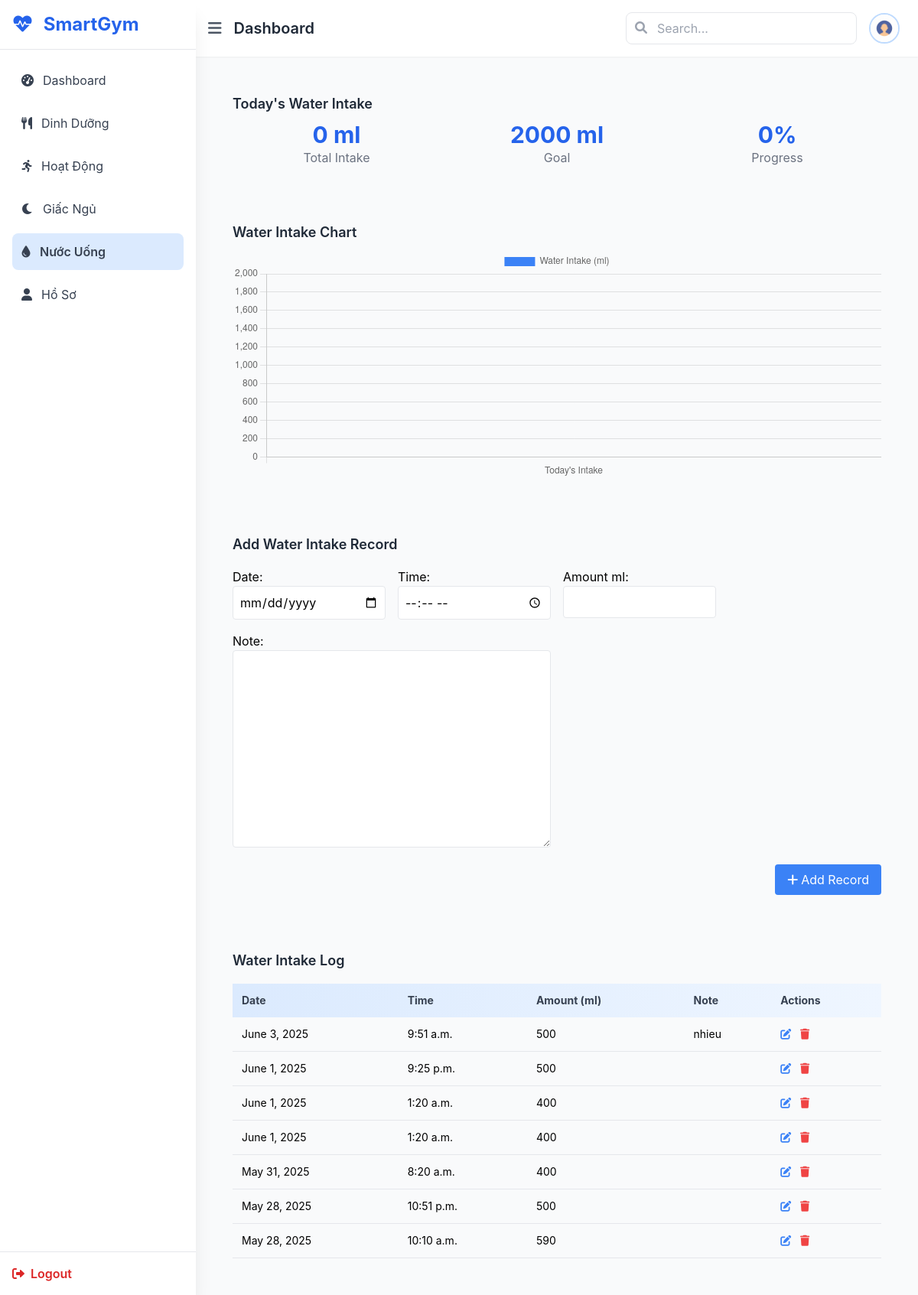
/water_intake/ (signed in), run on the app's committed database.
### hydration/models.py (models this page shows, shortened)
class WaterIntake(models.Model):
    user = models.ForeignKey(settings.AUTH_USER_MODEL, on_delete=models.CASCADE)
    date = models.DateField()
    time = models.TimeField()
    amount_ml = models.PositiveIntegerField()
    note = models.TextField(blank=True)

### main/views.py (the view)
# urls.py: path('water_intake/', views.water_intake, name='water_intake'),
@login_required
def water_intake(request):
    user = request.user
    today = date.today()
    if request.method == 'POST':
        form = WaterIntakeForm(request.POST)
        if form.is_valid():
            entry = form.save(commit=False)
            entry.user = user
            entry.save()
            return redirect('water_intake')
    else:
        form = WaterIntakeForm()
    today_entries = WaterIntake.objects.filter(user=user, date=today)
    total_today = today_entries.aggregate(total=Sum('amount_ml'))['total'] or 0
    all_entries = WaterIntake.objects.filter(user=user).order_by('-date', '-time')
    return render(request, 'main/water_intake.html', {
        'form': form,
        'entries': all_entries,
        'total_today': total_today,
        'goal_ml': 2000,
    })

### hydration/forms.py
class WaterIntakeForm(forms.ModelForm):
    class Meta:
        model = WaterIntake
        fields = ['date', 'time', 'amount_ml', 'note']
        widgets = {
            'date': forms.DateInput(attrs={'type': 'date'}),
            'time': forms.TimeInput(attrs={'type': 'time'}),
        }

### main/templatetags/form_filters.py (called while the page is built)
@register.filter(name='add_class')
def add_class(field, css_class):
    try:
        return field.as_widget(attrs={"class": css_class})
    except AttributeError:
        return field  # fallback nếu field không có .as_widget

@register.filter
def progress_percent(current, goal):
    try:
        return round((current / goal) * 100)
    except (ZeroDivisionError, TypeError):
        return 0

### main/templates/main/water_intake.html (shortened to what this page needs)
{% extends 'main/base.html' %}
{% load form_filters %}
{% block content %}
<div class="card p-6 rounded-lg mb-6">
    <h3 class="text-lg font-semibold text-gray-800 mb-2">Today's Water Intake</h3>
    <div class="grid grid-cols-1 md:grid-cols-3 text-center gap-4">
        <div>
            <p class="text-3xl font-bold text-blue-600">{{ total_today }} ml</p>
            <p class="text-gray-500">Total Intake</p>
        </div>
        <div>
            <p class="text-3xl font-bold text-blue-600">{{ goal_ml }} ml</p>
            <p class="text-gray-500">Goal</p>
        </div>
        <div>
            <p class="text-3xl font-bold text-blue-600">{{ total_today|progress_percent:goal_ml }}%</p>
            <p class="text-gray-500">Progress</p>
        </div>
    </div>
  </div>
<div class="card p-6 rounded-lg mb-6">
    <h3 class="text-lg font-semibold text-gray-800 mb-2">Water Intake Chart</h3>
    <div class="chart-container">
        <canvas id="waterChart"></canvas>
    </div>
</div>
<div class="card p-6 rounded-lg mb-6">
  <h3 class="text-lg font-semibold text-gray-800 mb-4">Add Water Intake Record</h3>
  <form method="POST" class="grid grid-cols-1 md:grid-cols-4 gap-4">
      <div>
        {{ form.date.label_tag }}
        {{ form.date|add_class:"w-full p-2 border rounded" }}
      </div>
      <div>
        {{ form.time.label_tag }}
        {{ form.time|add_class:"w-full p-2 border rounded" }}
      </div>
      <div>
        {{ form.amount_ml.label_tag }}
        {{ form.amount_ml|add_class:"w-full p-2 border rounded" }}
      </div>
      <div class="md:col-span-2">
        {{ form.note.label_tag }}
        {{ form.note|add_class:"w-full p-2 border rounded" }}
      </div>
      <div class="md:col-span-4 flex justify-end">
          <button type="submit" class="bg-blue-500 text-white px-4 py-2 rounded hover:bg-blue-600">
              <i class="fas fa-plus mr-1"></i>Add Record
          </button>
      </div>
  </form>
</div>
<div class="card p-6 rounded-lg">
  <h3 class="text-lg font-semibold text-gray-800 mb-4">Water Intake Log</h3>
  <div class="overflow-x-auto">
      <table class="w-full text-left text-sm">
          <thead class="bg-gradient-to-r from-blue-100 to-blue-50 text-gray-700">
              <tr>
                  <th class="p-3">Date</th>
                  <th class="p-3">Time</th>
                  <th class="p-3">Amount (ml)</th>
                  <th class="p-3">Note</th>
                  <th class="p-3">Actions</th>
              </tr>
          </thead>
          <tbody>
              {% for entry in entries %}
              <tr class="border-b">
                  <td class="p-3">{{ entry.date }}</td>
                  <td class="p-3">{{ entry.time }}</td>
                  <td class="p-3">{{ entry.amount_ml }}</td>
                  <td class="p-3">{{ entry.note }}</td>
                  <td class="p-3">
                      <a href="{% url 'edit_water' entry.id %}" class="text-blue-500 hover:text-blue-700 mr-2">
                          <i class="fas fa-edit"></i>
                      </a>
                      <a href="{% url 'delete_water' entry.id %}" class="text-red-500 hover:text-red-700">
                          <i class="fas fa-trash"></i>
                      </a>
                  </td>
              </tr>
              {% empty %}
              <tr><td colspan="5" class="p-3 text-gray-500">No water records found.</td></tr>
              {% endfor %}
          </tbody>
      </table>
  </div>
</div>
<script>
    function updateWaterChart() {
        fetch("{% url 'water-intake-data' %}") // Gọi API Django
            .then(response => response.json())
            .then(data => {
                if (typeof data.total !== "undefined") {
                    waterChart.data.datasets[0].data = [data.total];  // Cập nhật lượng nước uống
                    waterChart.update(); // Cập nhật biểu đồ ngay lập tức
                } else {
                    console.error("Dữ liệu từ API bị lỗi:", data);
                }
            })
            .catch(error => console.error("Lỗi khi lấy dữ liệu từ API:", error)); // Bắt lỗi nếu API gặp sự cố
    }
    document.addEventListener("DOMContentLoaded", function () {
        updateWaterChart(); // Cập nhật biểu đồ khi tải trang
    });
    const waterCtx = document.getElementById("waterChart").getContext("2d");
    const waterChart = new Chart(waterCtx, {
        type: "bar",
        data: {
            labels: ["Today's Intake"],
            datasets: [
                {
                    label: "Water Intake (ml)",
                    data: [Number("{{ total_today|default:0 }}")],
                    backgroundColor: "rgb(59, 130, 246)"
                }
            ]
        },
        options: {
            responsive: true,
            maintainAspectRatio: false,
            scales: { y: { beginAtZero: true, max: 2000 } }
        }
    });
    document.querySelector("form").addEventListener("submit", function(event) {
        setTimeout(updateWaterChart, 500); // Cập nhật ngay sau khi nhập lượng nước mới
    });
</script>
{% endblock %}

### main/static/css/styles.css (style rules this page uses)
body { font-family: "Inter", sans-serif; }
.card { transition: transform 0.3s ease, box-shadow 0.3s ease; }
.chart-container { position: relative; height: 300px; }

### data on the page
WaterIntake: date "June 3, 2025", time "9:51 a.m.", amount_ml "500", note "nhieu"
WaterIntake: date "June 1, 2025", time "9:25 p.m.", amount_ml "500"
WaterIntake: date "June 1, 2025", time "1:20 a.m.", amount_ml "400"
WaterIntake: date "June 1, 2025", time "1:20 a.m.", amount_ml "400"
WaterIntake: date "May 31, 2025", time "8:20 a.m.", amount_ml "400"
WaterIntake: date "May 28, 2025", time "10:51 p.m.", amount_ml "500"
WaterIntake: date "May 28, 2025", time "10:10 a.m.", amount_ml "590"

### other printed values
{{ total_today }} "0"
{{ goal_ml }} "2000"
{{ total_today|progress_percent:goal_ml }} "0"
